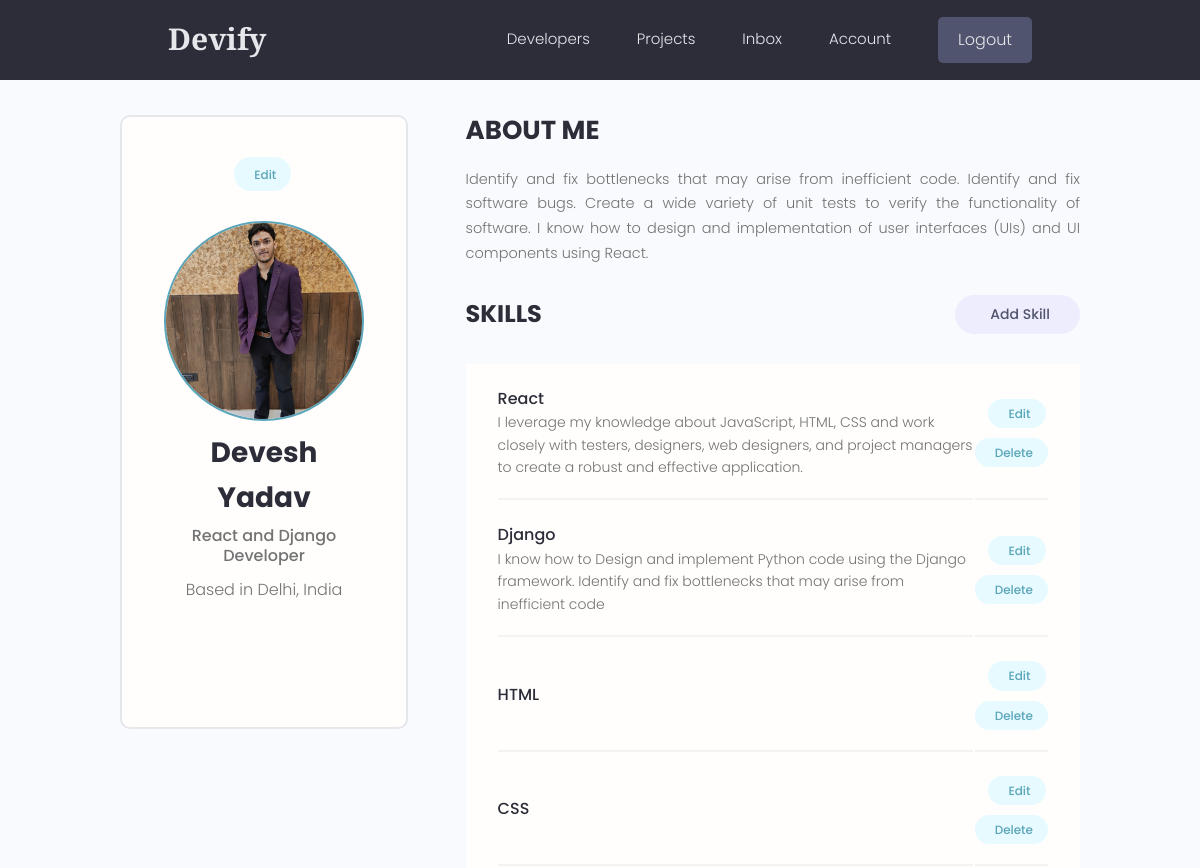
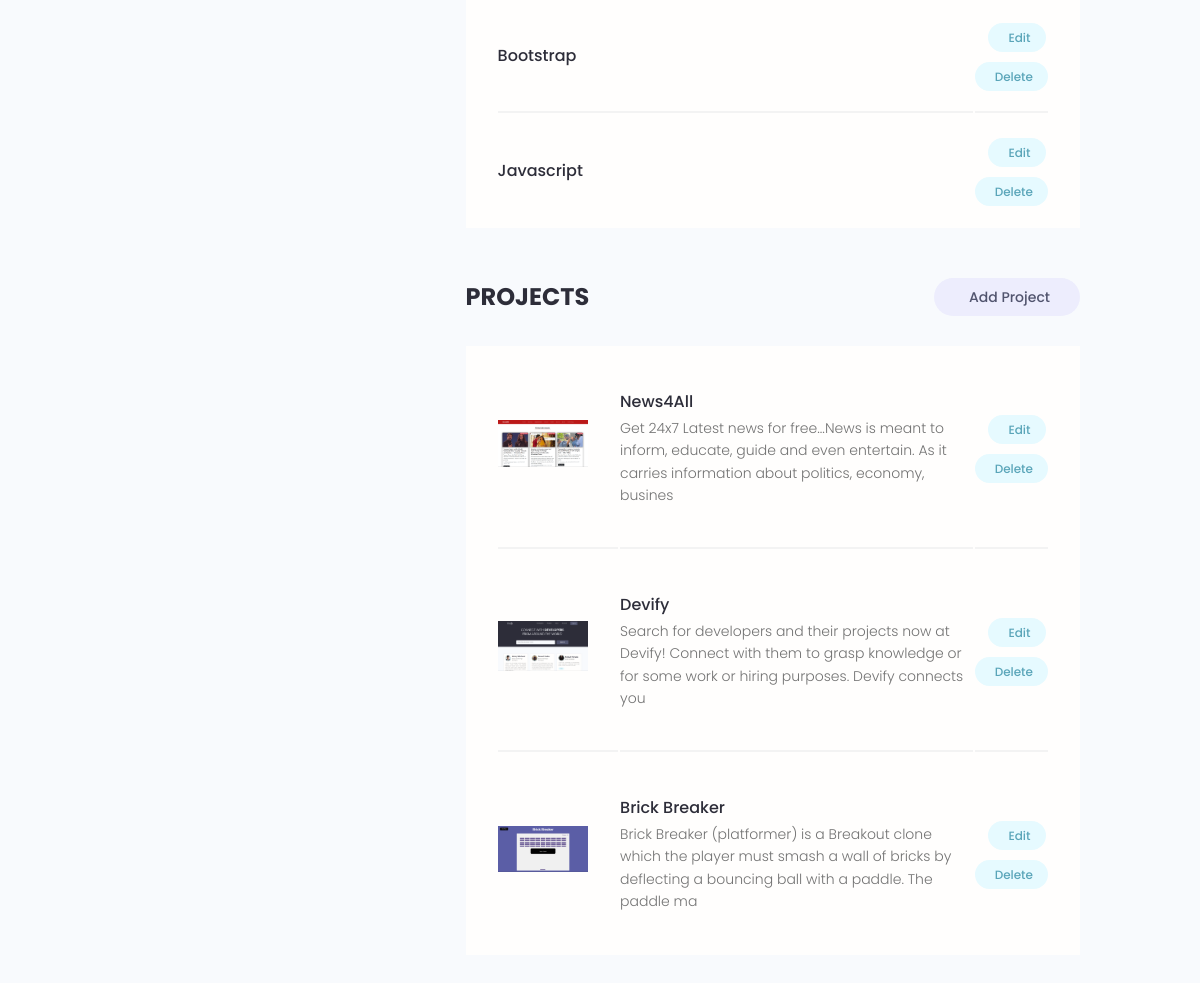
The app's page /account/ (signed in) with its own data (2 pictures, top to bottom).
### users/models.py (models this page shows, shortened)
class Profile(models.Model):
    user = models.OneToOneField(User, on_delete=models.CASCADE , null=True, blank=True)
    name = models.CharField(max_length=200, blank=True, null=True)
    email = models.EmailField(max_length=500,blank=True,null=True)
    username = models.CharField(max_length=200, blank=True, null=True)
    location = models.CharField(max_length=200, blank=True, null=True)
    short_intro = models.CharField(max_length=2000,blank=True,null=True)
    bio = models.TextField(blank=True, null=True)
    profile_image = models.ImageField(blank=True, null=True, upload_to = 'profiles/',default='profiles/user-default.png')
    social_github = models.CharField(max_length=200, blank=True, null=True)
    social_twitter = models.CharField(max_length=200, blank=True, null=True)
    social_linkedin = models.CharField(max_length=200, blank=True, null=True)
    social_youtube = models.CharField(max_length=200, blank=True, null=True)
    social_website = models.CharField(max_length=200, blank=True, null=True)
    created = models.DateTimeField(auto_now_add=True)
    id = models.UUIDField(default=uuid.uuid4, unique=True , primary_key=True, editable=False)
    class Meta:
        ordering = ['name','-created']
    @property
    def imageURL(self):
        try:
            url = self.profile_image.url
        except:
            url = ''
        return url

class Skill(models.Model):
    owner = models.ForeignKey(Profile,on_delete=models.CASCADE , null=True, blank=True )
    name = models.CharField(max_length=200, blank=True, null=True)
    description = models.CharField(max_length=1000,blank=True, null=True)
    created = models.DateTimeField(auto_now_add=True)
    id = models.UUIDField(default=uuid.uuid4, unique=True , primary_key=True, editable=False)

### projects/models.py (models this page shows, shortened)
class Project(models.Model):
    owner = models.ForeignKey(Profile, null=True, blank=True,on_delete=models.CASCADE)
    title = models.CharField(max_length=200)
    description = models.TextField(null=True, blank=True)
    featured_image = models.ImageField(null=True, blank=True,default="default.jpg")
    demo_link = models.CharField(max_length=2000, null=True, blank=True)
    source_link = models.CharField(max_length=2000, null=True, blank=True)
    tags = models.ManyToManyField('Tag',blank=True)
    vote_total = models.IntegerField(default=0,null=True,blank=True)
    vote_ratio = models.IntegerField(default=0,null=True,blank=True)
    created = models.DateTimeField(auto_now_add=True)
    id = models.UUIDField(default=uuid.uuid4, unique=True , primary_key=True, editable=False)
    class Meta:
        ordering = ['-vote_ratio','-vote_total','title','-created']
    @property
    def imageURL(self):
        try:
            url = self.featured_image.url
        except:
            url = ''
        return url

### users/views.py (the view)
# urls.py: path('account/',views.userAccount,name="account"),
@login_required(login_url='login')
def userAccount(request):
    profile = request.user.profile
    skills = profile.skill_set.all()
    projects = profile.project_set.all()
    context={'profile':profile,'skills':skills,'projects':projects}
    return render(request,'users/account.html',context)

### users/templates/users/account.html (shortened to what this page needs)
{% extends 'main.html' %}
{% block content %}
<main class="settingsPage profile my-md">
  <div class="container">
    <div class="layout">
      <div class="column column--1of3">
        <div class="card text-center">
          <div class="card__body dev">
            <a class="tag tag--pill tag--main settings__btn" href="{%url 'edit-account'%}"> Edit</a>
            <img class="avatar avatar--xl dev__avatar" src="{{ profile.imageURL}}" />
            <h2 class="dev__name">{{profile.name}}</h2>
            <p class="dev__title">{{profile.short_intro}}</p>
            <p class="dev__location">Based in {{profile.location}}</p>
            <ul class="dev__social">
            </ul>
          </div>
        </div>
      </div>
      <div class="column column--2of3">
        <div class="devInfo">
          <h3 class="devInfo__title">About Me</h3>
          <p class="devInfo__about">{{profile.bio}}</p>
        </div>
        <div class="settings">
          <h3 class="settings__title">Skills</h3>
          <a class="tag tag--pill tag--sub settings__btn tag--lg" href="{% url 'create-skill' %}"> Add Skill</a>
        </div>
        <table class="settings__table">
          {% for skill in skills %}
          <tr>
            <td class="settings__tableInfo">
              <h4>{{skill.name}}</h4>
              <p>
                {% if skill.description %}
                {{skill.description}}
                {% endif %}
              </p>
            </td>
            <td class="settings__tableActions">
              <a class="tag tag--pill tag--main settings__btn" href="{% url 'update-skill' skill.id %}"> Edit</a>
              <a class="tag tag--pill tag--main settings__btn" href="{% url 'delete-skill' skill.id %}?next=/account">
                Delete</a>
            </td>
          </tr>
          {% endfor %}
        </table>
        <div class="settings">
          <h3 class="settings__title">Projects</h3>
          <a class="tag tag--pill tag--sub settings__btn tag--lg" href="{% url 'create-project' %}"> Add Project</a>
        </div>
        <table class="settings__table">
          {% for project in projects %}
          <tr>
            <td class="settings__thumbnail">
              <a href="{% url 'project' project.id %}"><img src="{{project.imageURL}}" alt="Project Thumbnail" /></a>
            </td>
            <td class="settings__tableInfo">
              <a href="{% url 'project' project.id %}">{{project.title}}</a>
              <p> {{project.description|slice:"150"}} </p>
            </td>
            <td class="settings__tableActions">
              <a class="tag tag--pill tag--main settings__btn" href="{% url 'update-project' project.id %}"> Edit</a>
              <a class="tag tag--pill tag--main settings__btn" href="{% url 'delete-project' project.id %}?next=/account">
                Delete</a>
            </td>
          </tr>
          {% endfor %}
        </table>
      </div>
    </div>
  </div>
</main>
{% endblock %}

### static/styles/app.css (style rules this page uses)
:root { --color-sub: #2d2d39; }
.card { border: 2px solid var(--color-light); }
img { width: 100%; }
.profile .card > .dev { padding: 4rem; }
.dev__avatar { display: block; margin: auto; }
.dev__name { color: var(--color-sub); font-size: 2.8rem; font-weight: 700; margin-top: 1rem; margin-bottom: 0.5rem; }
.dev__title { font-size: 1.6rem; font-weight: 500; line-height: 1.3; }
.dev__location { margin-top: 1rem; }
.dev__social { margin: 3rem 0; list-style: none; display: flex; justify-content: center; gap: 1.5rem; }
.devInfo { margin-bottom: 3rem; }
.devInfo__title, .devInfo__subtitle { font-size: 2.6rem; color: var(--color-sub); text-transform: uppercase; font-weight: 700; margin-bottom: 1.5rem; }
.devInfo__about, .devSkill__info { font-size: 1.45rem; line-height: 1.7; text-align: justify; }
.settingsPage .dev > .settings__btn { display: inline-block; margin-bottom: 3rem; }
.settings { display: flex; justify-content: space-between; align-items: center; }
.settings__title { font-size: 2.4rem; text-transform: uppercase; font-weight: 700; color: var(--color-sub); }
.settings__table { margin-top: 3rem; margin-bottom: 5rem; padding: 0 3rem; background: var(--color-white); }
.settings__table tr { width: 100%; }
.settings__table tr > td { padding: 2rem 0; }
.settings__table tr:not(:last-child) td { border-bottom: 2px solid var(--color-white-light); }
.settings__thumbnail { width: 23%; min-width: 10rem; }
.settings__thumbnail img { padding-right: 3rem; height: 15rem; object-fit: contain; }
.settings__tableInfo { width: 100%; }
.settings__tableInfo h4, .settings__tableInfo a { padding-right: 1rem; width: auto; font-size: 1.6rem; font-weight: 500; color: var(--color-sub); }
.settings__tableInfo p { font-size: 1.4rem; }
.settings__tableActions { text-align: right; }

### static/uikit/styles/modules/_variables.css (style rules this page uses)
:root { --color-main: #5aa5b9; --color-main-light: #e6faff; --color-sub: #3f4156; --color-sub-light: #51546e; --color-sub-lighter: #ededfd; --color-text: #737373; --color-gray: #8b8b8b; --color-light: #e5e7eb; --color-light-gray: #767676; --color-bg: #f8fafd; --color-white: #fffefd; --color-white-light: #f3f3f3; --color-success: #359e64; --color-success-bg: #def8e8; --color-error: #fc4b0b; --color-error-bg: #fff2ee; --font-base: 'Poppins', arial, helvetica, 'Segoe UI', roboto, ubuntu, sans-serif; --font-monospace: 'Fira Code', 'Courier New', courier, monospace; --font-regular: 300; --font-medium: 500; --font-bold: 700; --generic-shadow: 1px 1px 5px #00000010; --generic-transition: all 0.3s ease-in-out; }

### static/uikit/styles/modules/_base.css (style rules this page uses)
* { margin: 0; padding: 0; box-sizing: border-box; text-rendering: optimizeLegibility; color: inherit; font-size: inherit; }
html { font-size: 50%; }
@media only screen and (min-width: 480px) { html { font-size: 56.25%; } }
@media only screen and (min-width: 1200px) { html { font-size: 62.5%; } }
body { line-height: 1.6; font-weight: 400; font-size: 1.5rem; color: var(--color-text); background-color: var(--color-bg); min-height: 100vh; }

### static/uikit/styles/modules/_typography.css (style rules this page uses)
* { font-family: var(--font-base); }
h2 { font-size: 3.6rem; font-weight: var(--font-bold); }
h3 { font-size: 3.2rem; font-weight: var(--font-medium); }
h4 { font-size: 2.8rem; font-weight: var(--font-medium); }
p, span, strong { font-size: 1.6rem; color: var(--color-text); font-weight: var(--font-regular); }
a { padding-bottom: 2px; text-decoration: none; display: inline-block; color: var(--color-main); font-weight: var(--font-medium); }

### static/uikit/styles/modules/_utilities.css (style rules this page uses)
.container { width: 92%; max-width: 165rem; margin: 0 auto; box-sizing: border-box; }
@media screen and (min-width: 1000px) { .container { width: 90%; } }
@media screen and (min-width: 1200px) { .container { width: 80%; } }
.text-center { text-align: center; }
.my-md { margin: 3rem auto; }

### static/uikit/styles/modules/_avatar.css (style rules this page uses)
.avatar { border-radius: 50%; border: 2px solid var(--color-main); object-fit: cover; }
.avatar--xl { height: 20rem; width: 20rem; }

### static/uikit/styles/modules/_card.css (style rules this page uses)
.card { border-radius: 1rem; background-color: var(--color-white); border: 1.5px solid var(--color-light); width: auto; height: auto; margin-top: 0.5rem; margin-bottom: 0.5rem; overflow: hidden; }
.card__body, .card__header { padding: 2rem 2.5rem; }

### static/uikit/styles/modules/_layout.css (style rules this page uses)
.layout { display: flex; flex-flow: row wrap; justify-content: space-between; }
.layout > .column { margin-bottom: 3rem; }
.layout > .column.column--1of3 { flex-basis: 30%; }
.layout > .column.column--2of3 { flex-basis: 64%; }

### records on screen
Profile: imageURL (picture), name "Devesh Yadav", short_intro "React and Django Developer", location "Delhi, India", bio "Identify and fix bottlenecks that may arise from inefficient code. Identify and fix software bugs. Create a wide variety of unit tests to verify the functionality of software. I know how to design and implementation of user interfaces (UIs) and UI components using React."
Skill: name "React", description "I leverage my knowledge about JavaScript, HTML, CSS and work closely with testers, designers, web designers, and project managers to create a robust and effective application."
Skill: name "Django", description "I know how to Design and implement Python code using the Django framework. Identify and fix bottlenecks that may arise from inefficient code"
Skill: name "HTML"
Skill: name "CSS"
Skill: name "Bootstrap"
Skill: name "Javascript"
Project: imageURL (picture), title "News4All", description "Get 24x7 Latest news for free...News is meant to inform, educate, guide and even entertain. As it carries information about politics, economy, busines"
Project: imageURL (picture), title "Devify", description "Search for developers and their projects now at Devify! Connect with them to grasp knowledge or for some work or hiring purposes. Devify connects you"
Project: imageURL (picture), title "Brick Breaker", description "Brick Breaker (platformer) is a Breakout clone which the player must smash a wall of bricks by deflecting a bouncing ball with a paddle. The paddle ma"
